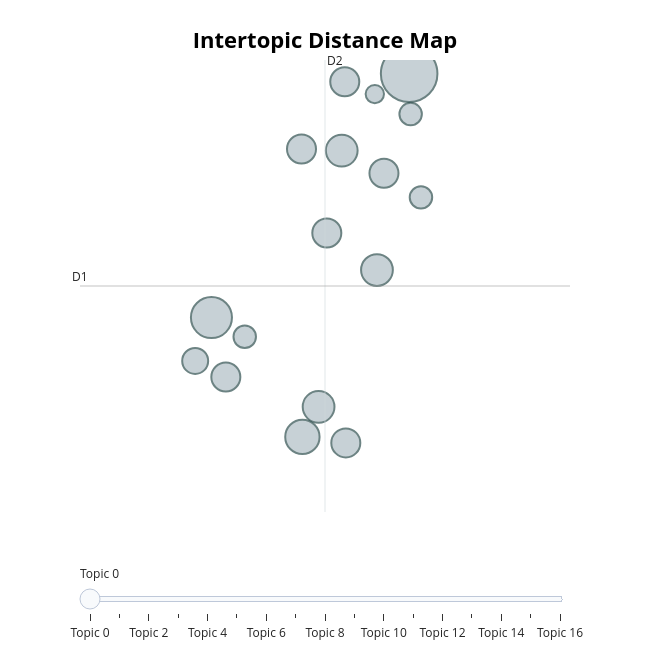

The notebook cell this image was saved under:
### Code cell
topic_model.visualize_topics()

### Figure 1 — Plotly figure (JSON) as saved in the notebook; plotly's stock layout.template omitted (floating-point values rounded to 4 significant figures)
{"data": [{"customdata": [[0, "hanum | fratar | robinja | gospoja | hanuma", 19], [1, "arhimandrit | major | patrijarh | grof | nastojatelj", 10], [2, "đakon | monah | kasta | frajla | ogrlica", 7], [3, "aga | subaša | čorbadži | kahva | hodža", 6], [4, "nazaren | bukvar | gradina | tablica | tabla", 6], [5, "ćata | aga | gospa | front | stanica", 6], [6, "šator | arhimandrit | trpezarija | vojvoda knez | vlastela", 5], [7, "grofica | kneginjica | dragana | grof | nana", 5], [8, "vezir | gospodin ministar | vranac | kavana | žandarm", 5], [9, "sultan | despot | riječ | savjetnik | zvaničnik", 5], [10, "đeneral | pukovnik | frajla | načelnik | dinastija", 5], [11, "zeka | zavrzan | harambaša | čamac | sovra", 5], [12, "vezir | aga | britva | tvrđava | vjera", 4], [13, "optuženik | pok | istraga | vertep | branilac", 3], [14, "madama | salaš | ujak | popadija | despotica", 3], [15, "harambaša | potjera | gospodin kapetan | čovjek | jatak", 3], [16, "nana | švaba | ji | om | baba nana", 2]], "hovertemplate": "<b>Topic %{customdata[0]}</b><br>%{customdata[1]}<br>Size: %{customdata[2]}", "legendgroup": "", "marker": {"color": "#B0BEC5", "line": {"color": "DarkSlateGrey", "width": 2}, "size": [19, 10, 7, 6, 6, 6, 5, 5, 5, 5, 5, 5, 4, 3, 3, 3, 2], "sizemode": "area", "sizeref": 0.01188, "symbol": "circle"}, "mode": "markers", "name": "", "orientation": "v", "showlegend": false, "type": "scatter", "x": [14.5, 11.58, 12.92, 13.16, 13.5, 14.02, 13.28, 13.56, 11.79, 13.55, 14.13, 12.91, 11.34, 14.52, 14.67, 12.07, 13.99], "xaxis": "x", "y": [-1.08, -3.956, -5.363, -5.009, -1.986, -3.395, -2.958, -5.434, -4.657, -1.174, -2.253, -1.967, -4.467, -1.555, -2.538, -4.182, -1.32], "yaxis": "y"}], "layout": {"annotations": [{"showarrow": false, "text": "D1", "x": 9.639, "y": -3.583, "yshift": 10}, {"showarrow": false, "text": "D2", "x": 13.26, "xshift": 10, "y": -0.9177}], "height": 650, "hoverlabel": {"bgcolor": "white", "font": {"family": "Rockwell", "size": 16}}, "legend": {"itemsizing": "constant", "tracegroupgap": 0}, "margin": {"t": 60}, "shapes": [{"line": {"color": "#CFD8DC", "width": 2}, "type": "line", "x0": 13.26, "x1": 13.26, "y0": -6.249, "y1": -0.9177}, {"line": {"color": "#9E9E9E", "width": 2}, "type": "line", "x0": 9.639, "x1": 16.87, "y0": -3.583, "y1": -3.583}], "sliders": [{"active": 0, "pad": {"t": 50}, "steps": [{"args": [{"marker.color": [["red", "#B0BEC5", "#B0BEC5", "#B0BEC5", "#B0BEC5", "#B0BEC5", "#B0BEC5", "#B0BEC5", "#B0BEC5", "#B0BEC5", "#B0BEC5", "#B0BEC5", "#B0BEC5", "#B0BEC5", "#B0BEC5", "#B0BEC5", "#B0BEC5"]]}], "label": "Topic 0", "method": "update"}, {"args": [{"marker.color": [["#B0BEC5", "red", "#B0BEC5", "#B0BEC5", "#B0BEC5", "#B0BEC5", "#B0BEC5", "#B0BEC5", "#B0BEC5", "#B0BEC5", "#B0BEC5", "#B0BEC5", "#B0BEC5", "#B0BEC5", "#B0BEC5", "#B0BEC5", "#B0BEC5"]]}], "label": "Topic 1", "method": "update"}, {"args": [{"marker.color": [["#B0BEC5", "#B0BEC5", "red", "#B0BEC5", "#B0BEC5", "#B0BEC5", "#B0BEC5", "#B0BEC5", "#B0BEC5", "#B0BEC5", "#B0BEC5", "#B0BEC5", "#B0BEC5", "#B0BEC5", "#B0BEC5", "#B0BEC5", "#B0BEC5"]]}], "label": "Topic 2", "method": "update"}, {"args": [{"marker.color": [["#B0BEC5", "#B0BEC5", "#B0BEC5", "red", "#B0BEC5", "#B0BEC5", "#B0BEC5", "#B0BEC5", "#B0BEC5", "#B0BEC5", "#B0BEC5", "#B0BEC5", "#B0BEC5", "#B0BEC5", "#B0BEC5", "#B0BEC5", "#B0BEC5"]]}], "label": "Topic 3", "method": "update"}, {"args": [{"marker.color": [["#B0BEC5", "#B0BEC5", "#B0BEC5", "#B0BEC5", "red", "#B0BEC5", "#B0BEC5", "#B0BEC5", "#B0BEC5", "#B0BEC5", "#B0BEC5", "#B0BEC5", "#B0BEC5", "#B0BEC5", "#B0BEC5", "#B0BEC5", "#B0BEC5"]]}], "label": "Topic 4", "method": "update"}, {"args": [{"marker.color": [["#B0BEC5", "#B0BEC5", "#B0BEC5", "#B0BEC5", "#B0BEC5", "red", "#B0BEC5", "#B0BEC5", "#B0BEC5", "#B0BEC5", "#B0BEC5", "#B0BEC5", "#B0BEC5", "#B0BEC5", "#B0BEC5", "#B0BEC5", "#B0BEC5"]]}], "label": "Topic 5", "method": "update"}, {"args": [{"marker.color": [["#B0BEC5", "#B0BEC5", "#B0BEC5", "#B0BEC5", "#B0BEC5", "#B0BEC5", "red", "#B0BEC5", "#B0BEC5", "#B0BEC5", "#B0BEC5", "#B0BEC5", "#B0BEC5", "#B0BEC5", "#B0BEC5", "#B0BEC5", "#B0BEC5"]]}], "label": "Topic 6", "method": "update"}, {"args": [{"marker.color": [["#B0BEC5", "#B0BEC5", "#B0BEC5", "#B0BEC5", "#B0BEC5", "#B0BEC5", "#B0BEC5", "red", "#B0BEC5", "#B0BEC5", "#B0BEC5", "#B0BEC5", "#B0BEC5", "#B0BEC5", "#B0BEC5", "#B0BEC5", "#B0BEC5"]]}], "label": "Topic 7", "method": "update"}, {"args": [{"marker.color": [["#B0BEC5", "#B0BEC5", "#B0BEC5", "#B0BEC5", "#B0BEC5", "#B0BEC5", "#B0BEC5", "#B0BEC5", "red", "#B0BEC5", "#B0BEC5", "#B0BEC5", "#B0BEC5", "#B0BEC5", "#B0BEC5", "#B0BEC5", "#B0BEC5"]]}], "label": "Topic 8", "method": "update"}, {"args": [{"marker.color": [["#B0BEC5", "#B0BEC5", "#B0BEC5", "#B0BEC5", "#B0BEC5", "#B0BEC5", "#B0BEC5", "#B0BEC5", "#B0BEC5", "red", "#B0BEC5", "#B0BEC5", "#B0BEC5", "#B0BEC5", "#B0BEC5", "#B0BEC5", "#B0BEC5"]]}], "label": "Topic 9", "method": "update"}, {"args": [{"marker.color": [["#B0BEC5", "#B0BEC5", "#B0BEC5", "#B0BEC5", "#B0BEC5", "#B0BEC5", "#B0BEC5", "#B0BEC5", "#B0BEC5", "#B0BEC5", "red", "#B0BEC5", "#B0BEC5", "#B0BEC5", "#B0BEC5", "#B0BEC5", "#B0BEC5"]]}], "label": "Topic 10", "method": "update"}, {"args": [{"marker.color": [["#B0BEC5", "#B0BEC5", "#B0BEC5", "#B0BEC5", "#B0BEC5", "#B0BEC5", "#B0BEC5", "#B0BEC5", "#B0BEC5", "#B0BEC5", "#B0BEC5", "red", "#B0BEC5", "#B0BEC5", "#B0BEC5", "#B0BEC5", "#B0BEC5"]]}], "label": "Topic 11", "method": "update"}, {"args": [{"marker.color": [["#B0BEC5", "#B0BEC5", "#B0BEC5", "#B0BEC5", "#B0BEC5", "#B0BEC5", "#B0BEC5", "#B0BEC5", "#B0BEC5", "#B0BEC5", "#B0BEC5", "#B0BEC5", "red", "#B0BEC5", "#B0BEC5", "#B0BEC5", "#B0BEC5"]]}], "label": "Topic 12", "method": "update"}, {"args": [{"marker.color": [["#B0BEC5", "#B0BEC5", "#B0BEC5", "#B0BEC5", "#B0BEC5", "#B0BEC5", "#B0BEC5", "#B0BEC5", "#B0BEC5", "#B0BEC5", "#B0BEC5", "#B0BEC5", "#B0BEC5", "red", "#B0BEC5", "#B0BEC5", "#B0BEC5"]]}], "label": "Topic 13", "method": "update"}, {"args": [{"marker.color": [["#B0BEC5", "#B0BEC5", "#B0BEC5", "#B0BEC5", "#B0BEC5", "#B0BEC5", "#B0BEC5", "#B0BEC5", "#B0BEC5", "#B0BEC5", "#B0BEC5", "#B0BEC5", "#B0BEC5", "#B0BEC5", "red", "#B0BEC5", "#B0BEC5"]]}], "label": "Topic 14", "method": "update"}, {"args": [{"marker.color": [["#B0BEC5", "#B0BEC5", "#B0BEC5", "#B0BEC5", "#B0BEC5", "#B0BEC5", "#B0BEC5", "#B0BEC5", "#B0BEC5", "#B0BEC5", "#B0BEC5", "#B0BEC5", "#B0BEC5", "#B0BEC5", "#B0BEC5", "red", "#B0BEC5"]]}], "label": "Topic 15", "method": "update"}, {"args": [{"marker.color": [["#B0BEC5", "#B0BEC5", "#B0BEC5", "#B0BEC5", "#B0BEC5", "#B0BEC5", "#B0BEC5", "#B0BEC5", "#B0BEC5", "#B0BEC5", "#B0BEC5", "#B0BEC5", "#B0BEC5", "#B0BEC5", "#B0BEC5", "#B0BEC5", "red"]]}], "label": "Topic 16", "method": "update"}]}], "title": {"font": {"color": "Black", "size": 22}, "text": "<b>Intertopic Distance Map</b>", "x": 0.5, "xanchor": "center", "y": 0.95, "yanchor": "top"}, "width": 650, "xaxis": {"anchor": "y", "domain": [0, 1], "range": [9.639, 16.87], "title": {"text": ""}, "visible": false}, "yaxis": {"anchor": "x", "domain": [0, 1], "range": [-6.249, -0.9177], "title": {"text": ""}, "visible": false}}}
